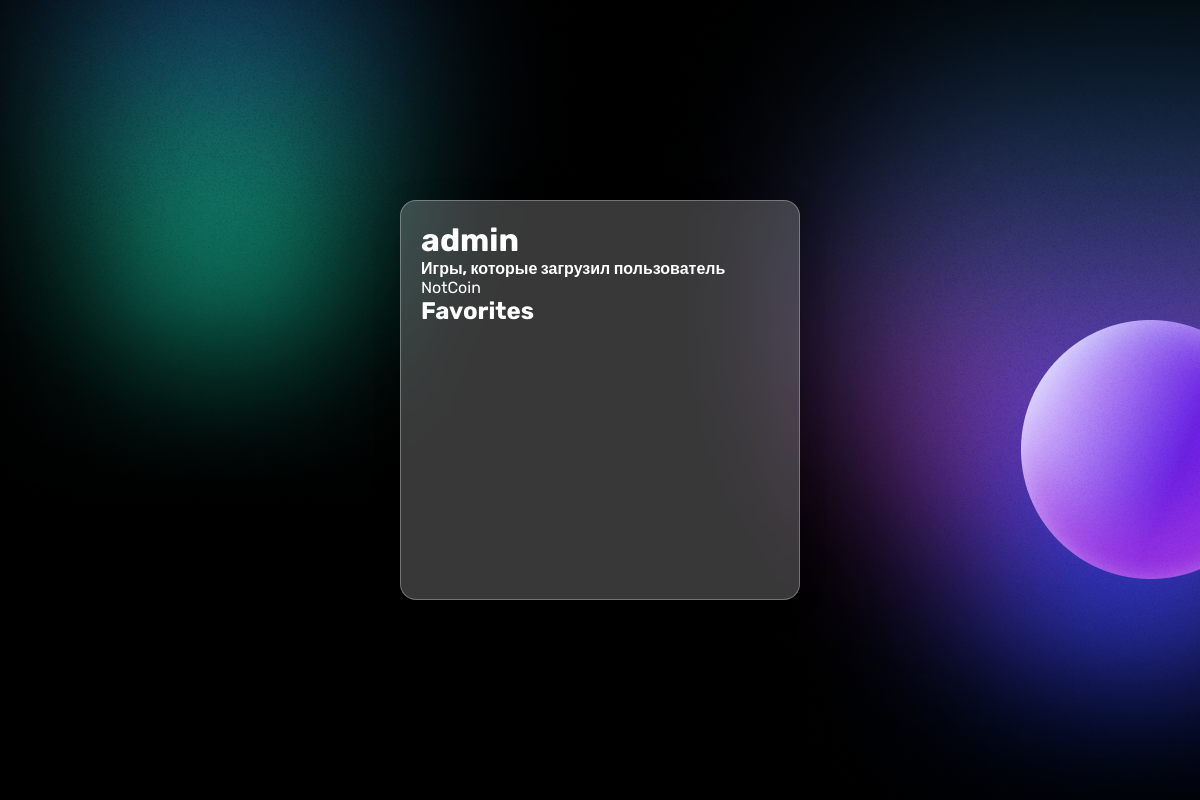
The app's page /users/profile/admin/ (signed in), older data.
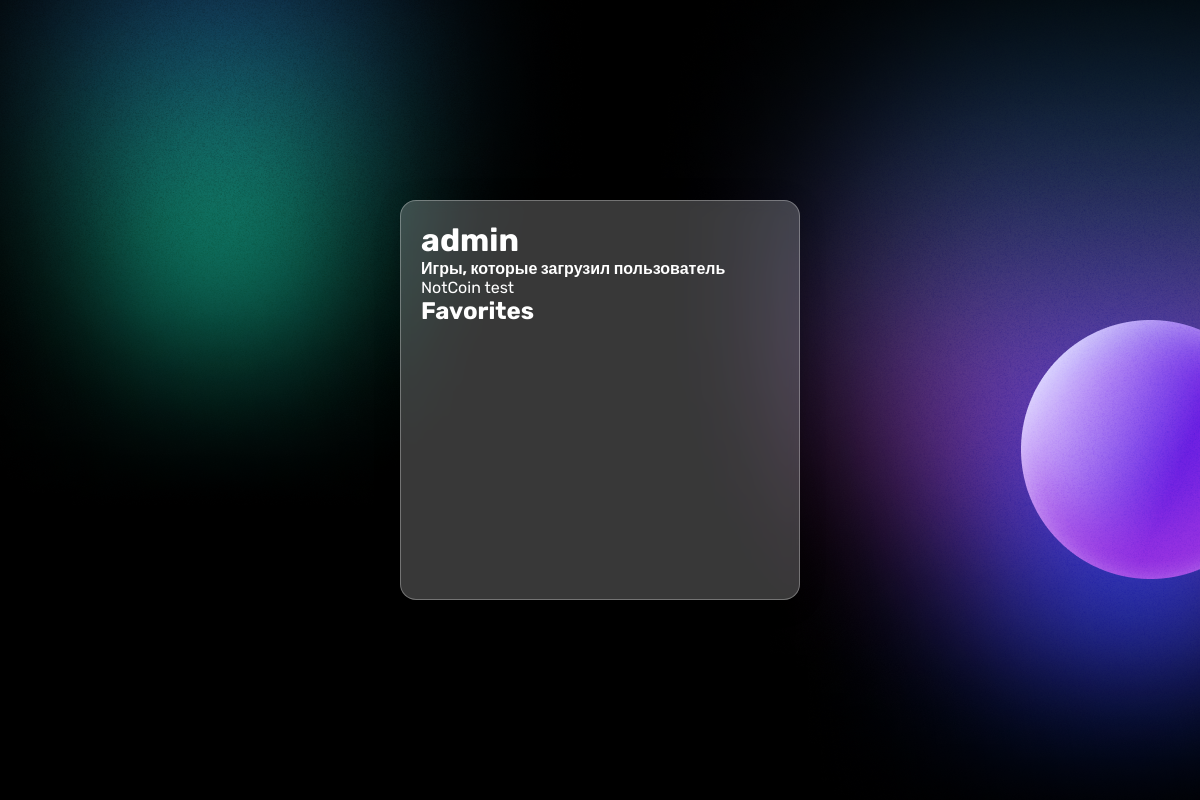
The same page, newer data.
### tap_to_earn/models.py (models this page shows, shortened)
class Games(models.Model):
    PLATFORM_CHOICES = [
        ('Telegram', 'Telegram'),
        ('WebSite', 'WebSite'),
        ('Mobile app', 'Mobile app')
    ]
    name = models.CharField(max_length=50)
    platform = models.CharField(max_length=10, choices=PLATFORM_CHOICES)
    about = models.CharField(max_length=250)
    link = models.CharField(max_length=250)
    added_date = models.DateTimeField(auto_now_add=True)
    images = models.ManyToManyField(GameImage)
    author_of_post = models.ForeignKey(User, on_delete=models.CASCADE)
    class Meta:
        verbose_name = 'Game'
        verbose_name_plural = 'Games'

### users/views.py (the view)
# urls.py: path("profile/<str:username>/", profile_page, name='profile_page'),
@login_required
def profile_page(request, username=None):
    user = get_object_or_404(User, username=username)
    obj = get_object_or_404(Profile, user=user)
    favorites = [int(i) for i in request.session.get('favorites', []) ]
    games = Games.objects.filter(author_of_post=user)
    context = {
        "obj": obj,
        "games": games,
        "stars":Games.objects.filter(id__in=favorites)
    }
    return render(request, "profile_page.html", context)

### users/templates/profile_page.html (shortened to what this page needs)
{% load static %}
<!DOCTYPE html>
<html lang="en">
<head>
    <link rel="stylesheet" href="{% static 'scss/account/profile.css' %}">
</head>
<body>
    <div class="profile-wrapper">
        <img class="glow n-1" src="{% static 'images/glowing-spot.png' %}" alt="">
        <img class="glow n-2" src="{% static 'images/glowing-spot-2.png' %}" alt="">
        <img class="glow n-3" src="{% static 'images/sphere.png' %}" alt="">
        <div class="profile">
            <div class="profile-container">
                <h1 class="username">{{obj.user.username}}</h1>
                <b>Игры, которые загрузил пользователь</b>
                {% for game in games %}
                <a href="{% url 'details-game' game.id %}">{{game.name}}</a>
                {% endfor %}
                <h2>Favorites</h2>
           </div>
        </div>
    </div>
</body>
</html>

Row changes from the older to the newer data that the page shows:
added Games: name "test"
